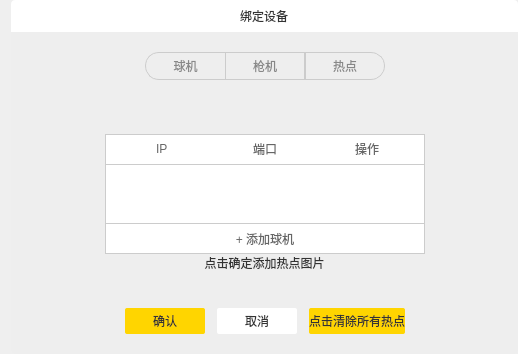
<?xml version="1.0" encoding="UTF-8"?>
<ui version="4.0">
 <class>bindDeviceDlg</class>
 <widget class="QDialog" name="bindDeviceDlg">
  <property name="geometry">
   <rect>
    <x>0</x>
    <y>0</y>
    <width>518</width>
    <height>354</height>
   </rect>
  </property>
  <property name="windowTitle">
   <string>Dialog</string>
  </property>
  <property name="styleSheet">
   <string notr="true">QLabel{
font-family:&quot;微软雅黑&quot;;
font-size:12px;
color:#333333;
}
QPushButton{
font-family:&quot;微软雅黑&quot;;
font-size:12px;
}
#titleWidget{
background:#ffffff;
border-top-left-radius:4px;
border-top-right-radius:4px;
}
#contentWidget{
background:#eeeeee;
border-bottom-left-radius:4px;
border-bottom-right-radius:4px;
}
#ptzBtn{
border:1px solid #cccccc;
border-top-left-radius:14px;
border-bottom-left-radius:14px;
border-right:none;
color:#888888;
}
#ptzBtn:checked{
background:#cccccc;
color:#222222;
}
#spyBtn{
border:1px solid #cccccc;
color:#888888;
}
#spyBtn:checked{
background:#cccccc;
color:#222222;
}
#hotBtn{
border:1px solid #cccccc;
border-top-right-radius:14px;
border-bottom-right-radius:14px;
color:#888888;
}
#hotBtn:checked{
background:#cccccc;
color:#222222;
}
#title{
background-color: rgb(255, 255, 255);
border:1px solid #cccccc;
border-bottom:none;
}
#control{
background-color: rgb(255, 255, 255);
border:1px solid #cccccc;
border-top:none;
}
#addBtn{
background:#ffffff;
border:none;
}</string>
  </property>
  <layout class="QGridLayout" name="gridLayout">
   <property name="topMargin">
    <number>0</number>
   </property>
   <property name="rightMargin">
    <number>0</number>
   </property>
   <property name="bottomMargin">
    <number>0</number>
   </property>
   <property name="spacing">
    <number>0</number>
   </property>
   <item row="0" column="0">
    <widget class="QWidget" name="titleWidget" native="true">
     <property name="minimumSize">
      <size>
       <width>0</width>
       <height>32</height>
      </size>
     </property>
     <property name="maximumSize">
      <size>
       <width>16777215</width>
       <height>32</height>
      </size>
     </property>
     <layout class="QHBoxLayout" name="horizontalLayout">
      <item alignment="Qt::AlignHCenter">
       <widget class="QLabel" name="titleLabel">
        <property name="text">
         <string>绑定设备</string>
        </property>
       </widget>
      </item>
     </layout>
    </widget>
   </item>
   <item row="1" column="0">
    <widget class="QWidget" name="contentWidget" native="true">
     <layout class="QVBoxLayout" name="verticalLayout">
      <property name="spacing">
       <number>0</number>
      </property>
      <property name="leftMargin">
       <number>0</number>
      </property>
      <property name="topMargin">
       <number>20</number>
      </property>
      <property name="rightMargin">
       <number>0</number>
      </property>
      <property name="bottomMargin">
       <number>20</number>
      </property>
      <item>
       <layout class="QHBoxLayout" name="horizontalLayout_2">
        <property name="spacing">
         <number>0</number>
        </property>
        <item>
         <spacer name="horizontalSpacer">
          <property name="orientation">
           <enum>Qt::Horizontal</enum>
          </property>
          <property name="sizeHint" stdset="0">
           <size>
            <width>40</width>
            <height>20</height>
           </size>
          </property>
         </spacer>
        </item>
        <item>
         <widget class="QPushButton" name="ptzBtn">
          <property name="minimumSize">
           <size>
            <width>80</width>
            <height>28</height>
           </size>
          </property>
          <property name="maximumSize">
           <size>
            <width>80</width>
            <height>28</height>
           </size>
          </property>
          <property name="text">
           <string>球机</string>
          </property>
          <property name="checkable">
           <bool>true</bool>
          </property>
          <property name="autoExclusive">
           <bool>true</bool>
          </property>
         </widget>
        </item>
        <item>
         <widget class="QPushButton" name="spyBtn">
          <property name="minimumSize">
           <size>
            <width>80</width>
            <height>28</height>
           </size>
          </property>
          <property name="maximumSize">
           <size>
            <width>80</width>
            <height>28</height>
           </size>
          </property>
          <property name="text">
           <string>枪机</string>
          </property>
          <property name="checkable">
           <bool>true</bool>
          </property>
          <property name="autoExclusive">
           <bool>true</bool>
          </property>
         </widget>
        </item>
        <item>
         <widget class="QPushButton" name="hotBtn">
          <property name="minimumSize">
           <size>
            <width>80</width>
            <height>28</height>
           </size>
          </property>
          <property name="maximumSize">
           <size>
            <width>80</width>
            <height>28</height>
           </size>
          </property>
          <property name="text">
           <string>热点</string>
          </property>
          <property name="checkable">
           <bool>true</bool>
          </property>
          <property name="autoExclusive">
           <bool>true</bool>
          </property>
         </widget>
        </item>
        <item>
         <spacer name="horizontalSpacer_2">
          <property name="orientation">
           <enum>Qt::Horizontal</enum>
          </property>
          <property name="sizeHint" stdset="0">
           <size>
            <width>40</width>
            <height>20</height>
           </size>
          </property>
         </spacer>
        </item>
       </layout>
      </item>
      <item>
       <spacer name="verticalSpacer_2">
        <property name="orientation">
         <enum>Qt::Vertical</enum>
        </property>
        <property name="sizeHint" stdset="0">
         <size>
          <width>20</width>
          <height>58</height>
         </size>
        </property>
       </spacer>
      </item>
      <item>
       <layout class="QHBoxLayout" name="horizontalLayout_6">
        <item>
         <spacer name="horizontalSpacer_5">
          <property name="orientation">
           <enum>Qt::Horizontal</enum>
          </property>
          <property name="sizeHint" stdset="0">
           <size>
            <width>40</width>
            <height>20</height>
           </size>
          </property>
         </spacer>
        </item>
        <item>
         <widget class="QWidget" name="widget" native="true">
          <property name="minimumSize">
           <size>
            <width>320</width>
            <height>120</height>
           </size>
          </property>
          <property name="maximumSize">
           <size>
            <width>320</width>
            <height>120</height>
           </size>
          </property>
          <layout class="QVBoxLayout" name="verticalLayout_2">
           <property name="spacing">
            <number>0</number>
           </property>
           <property name="leftMargin">
            <number>0</number>
           </property>
           <property name="topMargin">
            <number>0</number>
           </property>
           <property name="rightMargin">
            <number>0</number>
           </property>
           <property name="bottomMargin">
            <number>0</number>
           </property>
           <item>
            <widget class="QWidget" name="title" native="true">
             <property name="minimumSize">
              <size>
               <width>0</width>
               <height>30</height>
              </size>
             </property>
             <property name="maximumSize">
              <size>
               <width>16777215</width>
               <height>30</height>
              </size>
             </property>
             <property name="styleSheet">
              <string notr="true">QLabel{
color:#666666;
}
</string>
             </property>
             <layout class="QHBoxLayout" name="horizontalLayout_4" stretch="1,1,1">
              <item alignment="Qt::AlignHCenter">
               <widget class="QLabel" name="label">
                <property name="text">
                 <string>IP</string>
                </property>
               </widget>
              </item>
              <item alignment="Qt::AlignHCenter">
               <widget class="QLabel" name="label_2">
                <property name="text">
                 <string>端口</string>
                </property>
               </widget>
              </item>
              <item alignment="Qt::AlignHCenter">
               <widget class="QLabel" name="label_3">
                <property name="text">
                 <string>操作</string>
                </property>
               </widget>
              </item>
             </layout>
            </widget>
           </item>
           <item>
            <widget class="QListWidget" name="listWidget">
             <property name="styleSheet">
              <string notr="true">
#listWidget{
border:1px solid #cccccc;
}

</string>
             </property>
            </widget>
           </item>
           <item>
            <widget class="QWidget" name="control" native="true">
             <property name="minimumSize">
              <size>
               <width>0</width>
               <height>30</height>
              </size>
             </property>
             <property name="maximumSize">
              <size>
               <width>16777215</width>
               <height>30</height>
              </size>
             </property>
             <property name="styleSheet">
              <string notr="true">QPushButton{
color:#666666;
}
QPushButton:hover{
background:#eeeeee;
}</string>
             </property>
             <layout class="QHBoxLayout" name="horizontalLayout_5">
              <property name="spacing">
               <number>0</number>
              </property>
              <property name="leftMargin">
               <number>1</number>
              </property>
              <property name="topMargin">
               <number>0</number>
              </property>
              <property name="rightMargin">
               <number>1</number>
              </property>
              <property name="bottomMargin">
               <number>0</number>
              </property>
              <item>
               <widget class="QPushButton" name="addBtn">
                <property name="minimumSize">
                 <size>
                  <width>0</width>
                  <height>29</height>
                 </size>
                </property>
                <property name="maximumSize">
                 <size>
                  <width>16777215</width>
                  <height>29</height>
                 </size>
                </property>
                <property name="text">
                 <string>+ 添加球机</string>
                </property>
               </widget>
              </item>
             </layout>
            </widget>
           </item>
          </layout>
         </widget>
        </item>
        <item>
         <spacer name="horizontalSpacer_6">
          <property name="orientation">
           <enum>Qt::Horizontal</enum>
          </property>
          <property name="sizeHint" stdset="0">
           <size>
            <width>40</width>
            <height>20</height>
           </size>
          </property>
         </spacer>
        </item>
       </layout>
      </item>
      <item>
       <widget class="QLabel" name="label_4">
        <property name="text">
         <string>点击确定添加热点图片</string>
        </property>
        <property name="alignment">
         <set>Qt::AlignCenter</set>
        </property>
       </widget>
      </item>
      <item>
       <spacer name="verticalSpacer">
        <property name="orientation">
         <enum>Qt::Vertical</enum>
        </property>
        <property name="sizeHint" stdset="0">
         <size>
          <width>20</width>
          <height>40</height>
         </size>
        </property>
       </spacer>
      </item>
      <item>
       <layout class="QHBoxLayout" name="horizontalLayout_3">
        <property name="spacing">
         <number>12</number>
        </property>
        <item>
         <spacer name="horizontalSpacer_3">
          <property name="orientation">
           <enum>Qt::Horizontal</enum>
          </property>
          <property name="sizeHint" stdset="0">
           <size>
            <width>40</width>
            <height>20</height>
           </size>
          </property>
         </spacer>
        </item>
        <item>
         <widget class="QPushButton" name="confirmBtn">
          <property name="minimumSize">
           <size>
            <width>80</width>
            <height>26</height>
           </size>
          </property>
          <property name="maximumSize">
           <size>
            <width>80</width>
            <height>26</height>
           </size>
          </property>
          <property name="styleSheet">
           <string notr="true">#confirmBtn{
background:#ffd500;
border-radius:2px;
color:#333333;
}
#confirmBtn:pressed{
margin:1px;
}</string>
          </property>
          <property name="text">
           <string>确认</string>
          </property>
         </widget>
        </item>
        <item>
         <widget class="QPushButton" name="cancelBtn">
          <property name="minimumSize">
           <size>
            <width>80</width>
            <height>26</height>
           </size>
          </property>
          <property name="maximumSize">
           <size>
            <width>80</width>
            <height>26</height>
           </size>
          </property>
          <property name="styleSheet">
           <string notr="true">#cancelBtn{
background:#ffffff;
border-radius:2px;
color:#333333;
}
#cancelBtn:pressed{
margin:1px;
}</string>
          </property>
          <property name="text">
           <string>取消</string>
          </property>
         </widget>
        </item>
        <item>
         <widget class="QPushButton" name="clearButton">
          <property name="minimumSize">
           <size>
            <width>0</width>
            <height>26</height>
           </size>
          </property>
          <property name="maximumSize">
           <size>
            <width>200</width>
            <height>16777215</height>
           </size>
          </property>
          <property name="layoutDirection">
           <enum>Qt::LeftToRight</enum>
          </property>
          <property name="styleSheet">
           <string notr="true">
#clearButton{
background:#ffd500;
border-radius:2px;
color:#333333;
}
#confirmBtn:pressed{
margin:1px;
}</string>
          </property>
          <property name="text">
           <string>点击清除所有热点</string>
          </property>
         </widget>
        </item>
        <item>
         <spacer name="horizontalSpacer_4">
          <property name="orientation">
           <enum>Qt::Horizontal</enum>
          </property>
          <property name="sizeHint" stdset="0">
           <size>
            <width>40</width>
            <height>20</height>
           </size>
          </property>
         </spacer>
        </item>
       </layout>
      </item>
     </layout>
    </widget>
   </item>
  </layout>
 </widget>
 <resources/>
 <connections/>
</ui>
